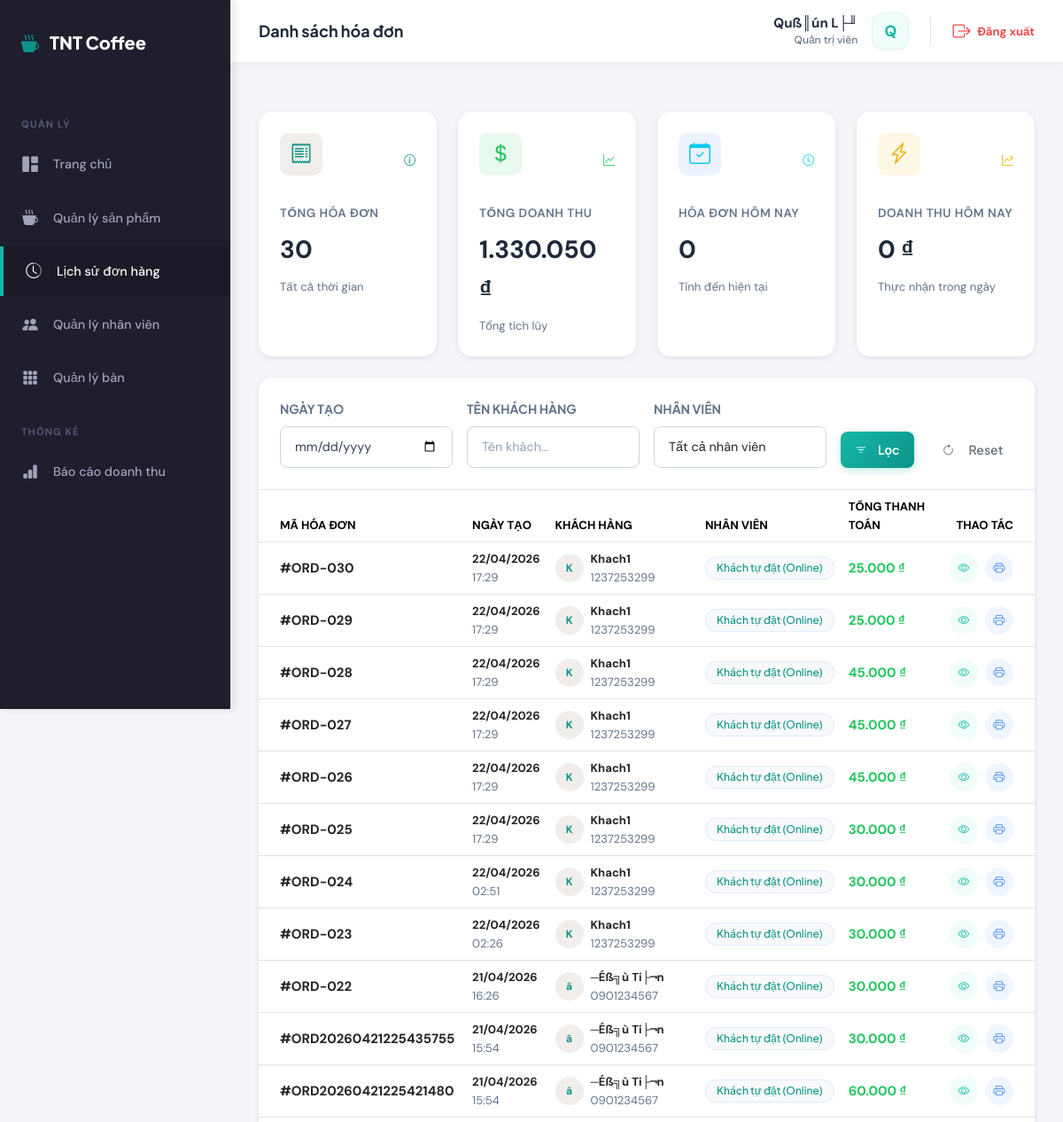
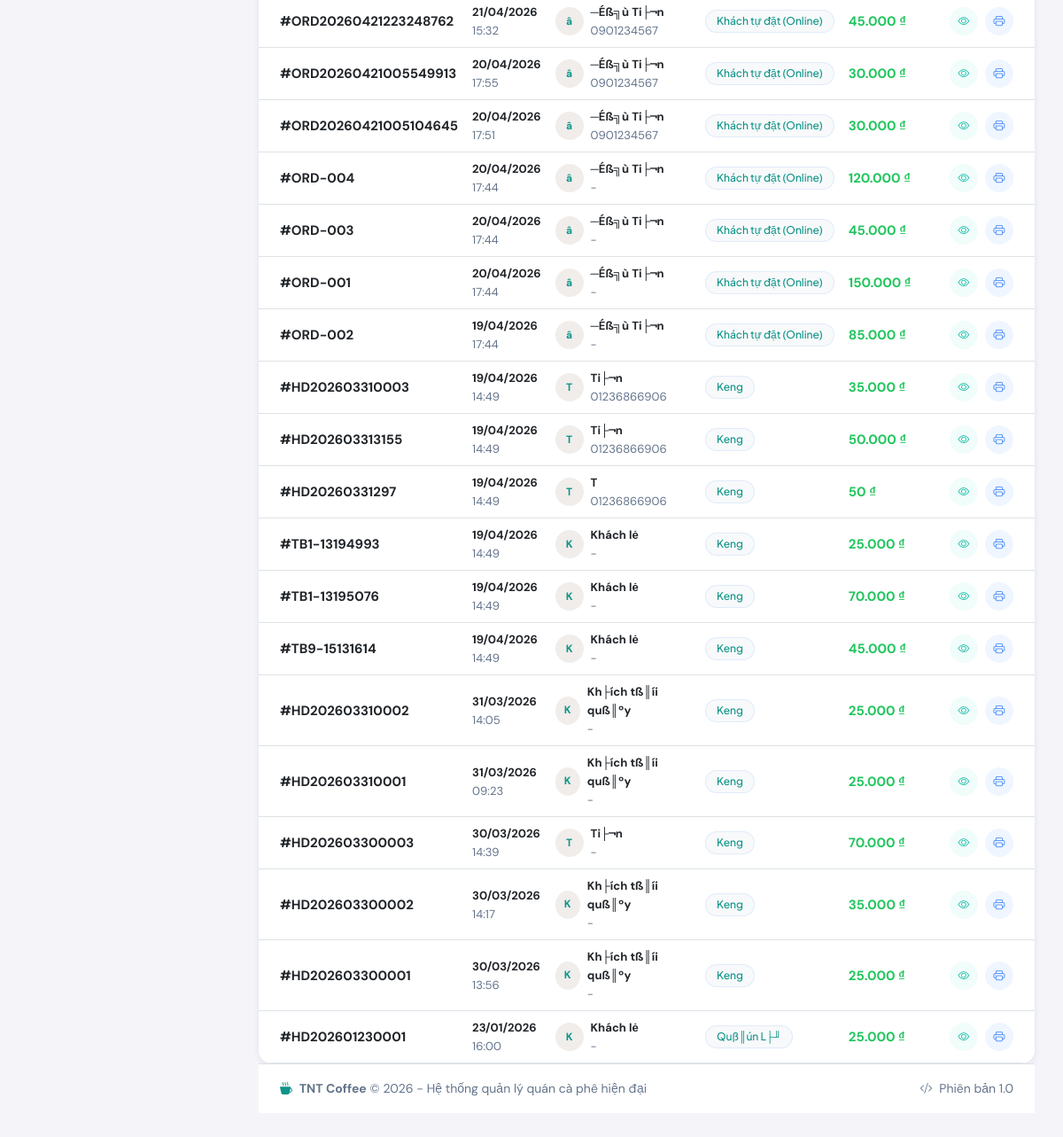
The app's page /admin/sales/index.php (signed in) with its own data (2 pictures, top to bottom).
### tables this page shows
CREATE TABLE `orders` (
  `id` int(11) NOT NULL AUTO_INCREMENT,
  `order_code` varchar(50) NOT NULL,
  `customer_name` varchar(100) DEFAULT NULL,
  `customer_phone` varchar(20) DEFAULT NULL,
  `customer_email` varchar(255) DEFAULT NULL,
  `shipping_address` text DEFAULT NULL,
  `user_id` int(11) DEFAULT NULL,
  `table_id` int(11) DEFAULT NULL,
  `customer_id` int(11) DEFAULT NULL,
  `total_amount` decimal(15,2) NOT NULL DEFAULT 0.00,
  `status` enum('pending','preparing','served','completed','cancelled') DEFAULT 'pending',
  `payment_status` enum('pending','paid') DEFAULT 'pending',
  `payment_method` enum('cash','transfer','cod') DEFAULT 'cod',
  `note` text DEFAULT NULL,
  `created_at` timestamp NULL DEFAULT current_timestamp(),
  `updated_at` timestamp NULL DEFAULT current_timestamp() ON UPDATE current_timestamp(),
  PRIMARY KEY (`id`),
  UNIQUE KEY `order_code` (`order_code`),
  KEY `user_id` (`user_id`),
  KEY `table_id` (`table_id`),
  KEY `customer_id` (`customer_id`),
  CONSTRAINT `orders_ibfk_1` FOREIGN KEY (`user_id`) REFERENCES `users` (`id`),
  CONSTRAINT `orders_ibfk_2` FOREIGN KEY (`table_id`) REFERENCES `tables` (`id`)
);

CREATE TABLE `users` (
  `id` int(11) NOT NULL AUTO_INCREMENT,
  `username` varchar(50) NOT NULL,
  `password` varchar(255) NOT NULL,
  `full_name` varchar(100) NOT NULL,
  `gender` enum('Nam','Nß╗»','Kh├íc') DEFAULT 'Nam',
  `birth_date` date DEFAULT NULL,
  `address` varchar(255) DEFAULT NULL,
  `email` varchar(100) DEFAULT NULL,
  `phone` varchar(20) DEFAULT NULL,
  `shift` varchar(50) DEFAULT 'Ca s├íng',
  `rating` decimal(2,1) DEFAULT 5.0,
  `avatar` varchar(255) DEFAULT NULL,
  `role` enum('admin','employee') NOT NULL DEFAULT 'employee',
  `is_active` tinyint(1) NOT NULL DEFAULT 1,
  `status` varchar(20) DEFAULT '─Éang l├ám viß╗çc',
  `last_login` timestamp NULL DEFAULT NULL,
  `created_at` timestamp NULL DEFAULT current_timestamp(),
  `updated_at` timestamp NULL DEFAULT current_timestamp() ON UPDATE current_timestamp(),
  PRIMARY KEY (`id`),
  UNIQUE KEY `username` (`username`)
);

### config/database.php (called while the page is built, shortened)
<?php
function executeQuery($pdo, $sql, $params = []) {
    try {
        $stmt = $pdo->prepare($sql);
        $stmt->execute($params);
        return $stmt;
    } catch (PDOException $e) {
        error_log("Query Error: " . $e->getMessage());
        throw $e;
    }
}
function fetchOne($pdo, $sql, $params = []) {
    $stmt = executeQuery($pdo, $sql, $params);
    return $stmt->fetch();
}
function fetchAll($pdo, $sql, $params = []) {
    $stmt = executeQuery($pdo, $sql, $params);
    return $stmt->fetchAll();
}

### config/config.php (called while the page is built, shortened)
<?php
function formatCurrency($amount) {
    return number_format($amount, 0, ',', '.') . ' ₫';
}

### admin/sales/index.php (the view, shortened to what this page needs)
<?php
require_once dirname(dirname(__DIR__)) . '/config/config.php';
require_once dirname(dirname(__DIR__)) . '/config/database.php';
$filter_date = $_GET['date'] ?? '';
$filter_customer = $_GET['customer'] ?? '';
$sql = "SELECT i.id, i.order_code, i.created_at, i.customer_name, i.customer_phone, i.total_amount, i.user_id, u.full_name as staff_name
        FROM orders i
        LEFT JOIN users u ON i.user_id = u.id
        WHERE 1=1";
$params = [];
$sql .= " ORDER BY i.created_at DESC";
try {
    $invoices = fetchAll($pdo, $sql, $params);
} catch (PDOException $e) {
    error_log("Load Orders Error: " . $e->getMessage());
    $invoices = [];
}
$additionalCSS = '
<link rel="stylesheet" href="https://cdn.datatables.net/1.13.7/css/dataTables.bootstrap5.min.css">
<style>
    .invoice-card {
        transition: transform 0.2s;
    }
    .invoice-card:hover {
        transform: translateY(-2px);
        box-shadow: 0 4px 8px rgba(0,0,0,0.2);
    }
    .stat-card {
        border-left: 4px solid;
    }
</style>
';
require_once dirname(dirname(__DIR__)) . '/includes/header.php';
?>
<?php if ($_SESSION['role'] === 'admin'): ?>
<?php
$today = date('Y-m-d');
$stats_sql = "
    SELECT
        COUNT(*) as total_invoices,
        COALESCE(SUM(total_amount), 0) as total_revenue,
        COUNT(CASE WHEN DATE(created_at) = ? THEN 1 END) as today_invoices,
        COALESCE(SUM(CASE WHEN DATE(created_at) = ? THEN total_amount ELSE 0 END), 0) as today_revenue
    FROM orders
";
$stats = fetchOne($pdo, $stats_sql, [$today, $today]) ?? [];
?>
<div class="row g-4 mb-4">
    <div class="col-md-3">
        <div class="dash-card">
            <div class="d-flex justify-content-between align-items-center mb-3">
                <div class="dash-card-icon bg-light-primary">
                    <i class="bi bi-receipt text-primary"></i>
                </div>
                <div class="dash-card-trend text-primary"><i class="bi bi-info-circle"></i></div>
            </div>
            <div class="dash-card-title">Tổng hóa đơn</div>
            <div class="dash-card-value"><?= number_format($stats['total_invoices']) ?></div>
            <div class="small text-muted">Tất cả thời gian</div>
        </div>
    </div>
    <div class="col-md-3">
        <div class="dash-card">
            <div class="d-flex justify-content-between align-items-center mb-3">
                <div class="dash-card-icon bg-light-success">
                    <i class="bi bi-currency-dollar text-success"></i>
                </div>
                <div class="dash-card-trend text-success"><i class="bi bi-graph-up"></i></div>
            </div>
            <div class="dash-card-title">Tổng doanh thu</div>
            <div class="dash-card-value"><?= formatCurrency($stats['total_revenue']) ?></div>
            <div class="small text-muted">Tổng tích lũy</div>
        </div>
    </div>
    <div class="col-md-3">
        <div class="dash-card">
            <div class="d-flex justify-content-between align-items-center mb-3">
                <div class="dash-card-icon bg-light-info">
                    <i class="bi bi-calendar-check text-info"></i>
                </div>
                <div class="dash-card-trend text-info"><i class="bi bi-clock"></i></div>
            </div>
            <div class="dash-card-title">Hóa đơn hôm nay</div>
            <div class="dash-card-value"><?= number_format($stats['today_invoices']) ?></div>
            <div class="small text-muted">Tính đến hiện tại</div>
        </div>
    </div>
    <div class="col-md-3">
        <div class="dash-card">
            <div class="d-flex justify-content-between align-items-center mb-3">
                <div class="dash-card-icon bg-light-warning">
                    <i class="bi bi-lightning-charge text-warning"></i>
                </div>
                <div class="dash-card-trend text-warning"><i class="bi bi-graph-up-arrow"></i></div>
            </div>
            <div class="dash-card-title">Doanh thu hôm nay</div>
            <div class="dash-card-value"><?= formatCurrency($stats['today_revenue']) ?></div>
            <div class="small text-muted">Thực nhận trong ngày</div>
        </div>
    </div>
</div>
<?php endif; ?>
<div class="dash-card p-0 overflow-hidden">
    <div class="p-4 border-bottom bg-light bg-opacity-10">
        <form method="GET" action="" class="row g-3 align-items-end">
            <div class="col-md-3">
                <label class="form-label small fw-bold text-muted text-uppercase">Ngày tạo</label>
                <input type="date" name="date" class="form-control" value="<?= htmlspecialchars($filter_date) ?>">
            </div>
            <div class="col-md-3">
                <label class="form-label small fw-bold text-muted text-uppercase">Tên khách hàng</label>
                <input type="text" name="customer" class="form-control" placeholder="Tên khách..." value="<?= htmlspecialchars($filter_customer) ?>">
            </div>
            <div class="col-md-3">
                <label class="form-label small fw-bold text-muted text-uppercase">Nhân viên</label>
                <select name="staff" class="form-select">
                    <option value="">Tất cả nhân viên</option>
                </select>
            </div>
            <div class="col-md-3 d-flex gap-2">
                <button type="submit" class="btn btn-primary px-3 rounded-3 h-100 flex-grow-1">
                    <i class="bi bi-filter me-1"></i> Lọc
                </button>
                <a href="<?= BASE_URL ?>/admin/sales/index.php" class="btn btn-outline-secondary px-4 rounded-3 h-100">
                    <i class="bi bi-arrow-clockwise me-2"></i> Reset
                </a>
            </div>
        </form>
    </div>
    <div class="p-0">
        <?php if (empty($invoices)): ?>
            <div class="text-center py-5">
                <i class="bi bi-inbox fs-1 text-muted"></i>
                <p class="mt-2 text-muted">Không tìm thấy hóa đơn nào khớp với bộ lọc.</p>
            </div>
        <?php else: ?>
            <div class="table-responsive">
                <table id="invoicesTable" class="table table-hover align-middle mb-0">
                    <thead class="bg-light">
                        <tr class="small text-uppercase text-muted">
                            <th class="ps-4">Mã hóa đơn</th>
                            <th>Ngày tạo</th>
                            <th>Khách hàng</th>
                            <?php if ($_SESSION['role'] === 'admin'): ?>
                            <th>Nhân viên</th>
                            <?php endif; ?>
                            <th>Tổng thanh toán</th>
                            <th class="text-end pe-4">Thao tác</th>
                        </tr>
                    </thead>
                    <tbody>
                        <?php foreach ($invoices as $invoice): ?>
                        <tr>
                            <td class="ps-4">
                                <span class="fw-bold text-dark">#<?= htmlspecialchars($invoice['order_code']) ?></span>
                            </td>
                            <td>
                                <div class="d-flex flex-column">
                                    <span class="text-dark small fw-bold"><?= date('d/m/Y', strtotime($invoice['created_at'])) ?></span>
                                    <span class="text-muted small"><?= date('H:i', strtotime($invoice['created_at'])) ?></span>
                                </div>
                            </td>
                            <td>
                                <div class="d-flex align-items-center">
                                    <div class="avatar-sm bg-light-primary text-primary rounded-circle me-2 d-flex align-items-center justify-content-center" style="width: 32px; height: 32px; font-size: 12px; font-weight: bold;">
                                        <?= strtoupper(substr($invoice['customer_name'] ?? 'K', 0, 1)) ?>
                                    </div>
                                    <div class="d-flex flex-column">
                                        <span class="text-dark fw-bold small"><?= htmlspecialchars($invoice['customer_name'] ?? 'Khách lẻ') ?></span>
                                        <span class="text-muted small"><?= htmlspecialchars($invoice['customer_phone'] ?? '-') ?></span>
                                    </div>
                                </div>
                            </td>
                            <?php if ($_SESSION['role'] === 'admin'): ?>
                            <td>
                                <span class="badge bg-light text-primary border border-primary border-opacity-10 fw-medium">
                                    <?= htmlspecialchars($invoice['staff_name'] ?? 'Khách tự đặt (Online)') ?>
                                </span>
                            </td>
                            <?php endif; ?>
                            <td>
                                <span class="text-success fw-bold"><?= formatCurrency($invoice['total_amount']) ?></span>
                            </td>
                            <td class="text-end pe-4">
                                <div class="d-flex justify-content-end gap-2">
                                    <a href="<?= BASE_URL ?>/admin/sales/view.php?id=<?= $invoice['id'] ?>" class="btn btn-sm btn-icon btn-light-primary rounded-pill" title="Xem chi tiết">
                                        <i class="bi bi-eye"></i>
                                    </a>
                                    <a href="<?= BASE_URL ?>/admin/sales/print.php?id=<?= $invoice['id'] ?>" target="_blank" class="btn btn-sm btn-icon btn-light-info rounded-pill" title="In">
                                        <i class="bi bi-printer"></i>
                                    </a>
                                </div>
                            </td>
                        </tr>
                        <?php endforeach; ?>
                    </tbody>
                </table>
            </div>
        <?php endif; ?>
    </div>
</div>
<?php require_once dirname(dirname(__DIR__)) . '/includes/footer.php'; ?>

### records on screen
orders: order_code "ORD-030", created_at "22/04/2026", created_at "17:29", customer_name "K", customer_name "Khach1", customer_phone "1237253299", staff_name "Khách tự đặt (Online)", total_amount "25.000 ₫"
orders: order_code "ORD-029", created_at "22/04/2026", created_at "17:29", customer_name "K", customer_name "Khach1", customer_phone "1237253299", staff_name "Khách tự đặt (Online)", total_amount "25.000 ₫"
orders: order_code "ORD-028", created_at "22/04/2026", created_at "17:29", customer_name "K", customer_name "Khach1", customer_phone "1237253299", staff_name "Khách tự đặt (Online)", total_amount "45.000 ₫"
orders: order_code "ORD-027", created_at "22/04/2026", created_at "17:29", customer_name "K", customer_name "Khach1", customer_phone "1237253299", staff_name "Khách tự đặt (Online)", total_amount "45.000 ₫"
orders: order_code "ORD-026", created_at "22/04/2026", created_at "17:29", customer_name "K", customer_name "Khach1", customer_phone "1237253299", staff_name "Khách tự đặt (Online)", total_amount "45.000 ₫"
orders: order_code "ORD-025", created_at "22/04/2026", created_at "17:29", customer_name "K", customer_name "Khach1", customer_phone "1237253299", staff_name "Khách tự đặt (Online)", total_amount "30.000 ₫"
orders: order_code "ORD-024", created_at "22/04/2026", created_at "02:51", customer_name "K", customer_name "Khach1", customer_phone "1237253299", staff_name "Khách tự đặt (Online)", total_amount "30.000 ₫"
orders: order_code "ORD-023", created_at "22/04/2026", created_at "02:26", customer_name "K", customer_name "Khach1", customer_phone "1237253299", staff_name "Khách tự đặt (Online)", total_amount "30.000 ₫"
orders: order_code "ORD-022", created_at "21/04/2026", created_at "16:26", customer_name "â", customer_name "─Éß╗ù Ti├¬n", customer_phone "0901234567", staff_name "Khách tự đặt (Online)", total_amount "30.000 ₫"
orders: order_code "ORD20260421225435755", created_at "21/04/2026", created_at "15:54", customer_name "â", customer_name "─Éß╗ù Ti├¬n", customer_phone "0901234567", staff_name "Khách tự đặt (Online)", total_amount "30.000 ₫"
orders: order_code "ORD20260421225421480", created_at "21/04/2026", created_at "15:54", customer_name "â", customer_name "─Éß╗ù Ti├¬n", customer_phone "0901234567", staff_name "Khách tự đặt (Online)", total_amount "60.000 ₫"
orders: order_code "ORD20260421223248762", created_at "21/04/2026", created_at "15:32", customer_name "â", customer_name "─Éß╗ù Ti├¬n", customer_phone "0901234567", staff_name "Khách tự đặt (Online)", total_amount "45.000 ₫"
orders: order_code "ORD20260421005549913", created_at "20/04/2026", created_at "17:55", customer_name "â", customer_name "─Éß╗ù Ti├¬n", customer_phone "0901234567", staff_name "Khách tự đặt (Online)", total_amount "30.000 ₫"
orders: order_code "ORD20260421005104645", created_at "20/04/2026", created_at "17:51", customer_name "â", customer_name "─Éß╗ù Ti├¬n", customer_phone "0901234567", staff_name "Khách tự đặt (Online)", total_amount "30.000 ₫"
orders: order_code "ORD-004", created_at "20/04/2026", created_at "17:44", customer_name "â", customer_name "─Éß╗ù Ti├¬n", customer_phone "-", staff_name "Khách tự đặt (Online)", total_amount "120.000 ₫"
orders: order_code "ORD-003", created_at "20/04/2026", created_at "17:44", customer_name "â", customer_name "─Éß╗ù Ti├¬n", customer_phone "-", staff_name "Khách tự đặt (Online)", total_amount "45.000 ₫"
orders: order_code "ORD-001", created_at "20/04/2026", created_at "17:44", customer_name "â", customer_name "─Éß╗ù Ti├¬n", customer_phone "-", staff_name "Khách tự đặt (Online)", total_amount "150.000 ₫"
orders: order_code "ORD-002", created_at "19/04/2026", created_at "17:44", customer_name "â", customer_name "─Éß╗ù Ti├¬n", customer_phone "-", staff_name "Khách tự đặt (Online)", total_amount "85.000 ₫"
orders: order_code "HD202603310003", created_at "19/04/2026", created_at "14:49", customer_name "T", customer_name "Ti├¬n", customer_phone "01236866906", user.full_name "Keng", total_amount "35.000 ₫"
orders: order_code "HD202603313155", created_at "19/04/2026", created_at "14:49", customer_name "T", customer_name "Ti├¬n", customer_phone "01236866906", user.full_name "Keng", total_amount "50.000 ₫"
orders: order_code "HD20260331297", created_at "19/04/2026", created_at "14:49", customer_name "T", customer_phone "01236866906", user.full_name "Keng", total_amount "50 ₫"
orders: order_code "TB1-13194993", created_at "19/04/2026", created_at "14:49", customer_name "K", customer_name "Khách lẻ", customer_phone "-", user.full_name "Keng", total_amount "25.000 ₫"
orders: order_code "TB1-13195076", created_at "19/04/2026", created_at "14:49", customer_name "K", customer_name "Khách lẻ", customer_phone "-", user.full_name "Keng", total_amount "70.000 ₫"
orders: order_code "TB9-15131614", created_at "19/04/2026", created_at "14:49", customer_name "K", customer_name "Khách lẻ", customer_phone "-", user.full_name "Keng", total_amount "45.000 ₫"
orders: order_code "HD202603310002", created_at "31/03/2026", created_at "14:05", customer_name "K", customer_name "Kh├ích tß║íi quß║ºy", customer_phone "-", user.full_name "Keng", total_amount "25.000 ₫"
orders: order_code "HD202603310001", created_at "31/03/2026", created_at "09:23", customer_name "K", customer_name "Kh├ích tß║íi quß║ºy", customer_phone "-", user.full_name "Keng", total_amount "25.000 ₫"
orders: order_code "HD202603300003", created_at "30/03/2026", created_at "14:39", customer_name "T", customer_name "Ti├¬n", customer_phone "-", user.full_name "Keng", total_amount "70.000 ₫"
orders: order_code "HD202603300002", created_at "30/03/2026", created_at "14:17", customer_name "K", customer_name "Kh├ích tß║íi quß║ºy", customer_phone "-", user.full_name "Keng", total_amount "35.000 ₫"
orders: order_code "HD202603300001", created_at "30/03/2026", created_at "13:56", customer_name "K", customer_name "Kh├ích tß║íi quß║ºy", customer_phone "-", user.full_name "Keng", total_amount "25.000 ₫"
orders: order_code "HD202601230001", created_at "23/01/2026", created_at "16:00", customer_name "K", customer_name "Khách lẻ", customer_phone "-", user.full_name "Quß║ún L├╜", total_amount "25.000 ₫"

### other values on screen
$pageTitle "Danh sách hóa đơn"
$userName "Quß║ún L├╜"
$userInitial "Q"
$stats['total_invoices'] "30"
formatCurrency($stats['total_revenue']) "1.330.050 ₫"
$stats['today_invoices'] "0"
formatCurrency($stats['today_revenue']) "0 ₫"
